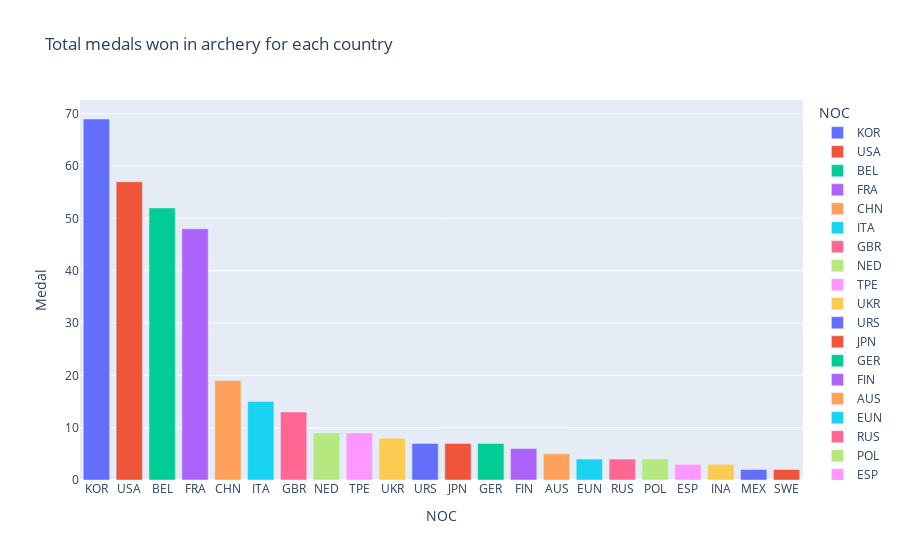

Notebook source saved alongside this figure:
### Code cell
archery = (df["Sport"] == "Archery") & (df["Medal"].notna())
df[archery].head()

medals_in_archery = df[archery].groupby("NOC")[["Medal"]].count().sort_values(by="Medal", ascending=False).reset_index()

fig = px.bar(medals_in_archery,
            x="NOC",
            y="Medal",
            color="NOC", 
            title= "Total medals won in archery for each country")

fig.show()

### Figure 1 — Plotly figure (JSON) as saved in the notebook; plotly's stock layout.template omitted (floating-point values rounded to 4 significant figures)
{"data": [{"alignmentgroup": "True", "hovertemplate": "NOC=%{x}<br>Medal=%{y}<extra></extra>", "legendgroup": "KOR", "marker": {"color": "#636efa", "pattern": {"shape": ""}}, "name": "KOR", "offsetgroup": "KOR", "orientation": "v", "showlegend": true, "textposition": "auto", "type": "bar", "x": ["KOR"], "xaxis": "x", "y": [69], "yaxis": "y"}, {"alignmentgroup": "True", "hovertemplate": "NOC=%{x}<br>Medal=%{y}<extra></extra>", "legendgroup": "USA", "marker": {"color": "#EF553B", "pattern": {"shape": ""}}, "name": "USA", "offsetgroup": "USA", "orientation": "v", "showlegend": true, "textposition": "auto", "type": "bar", "x": ["USA"], "xaxis": "x", "y": [57], "yaxis": "y"}, {"alignmentgroup": "True", "hovertemplate": "NOC=%{x}<br>Medal=%{y}<extra></extra>", "legendgroup": "BEL", "marker": {"color": "#00cc96", "pattern": {"shape": ""}}, "name": "BEL", "offsetgroup": "BEL", "orientation": "v", "showlegend": true, "textposition": "auto", "type": "bar", "x": ["BEL"], "xaxis": "x", "y": [52], "yaxis": "y"}, {"alignmentgroup": "True", "hovertemplate": "NOC=%{x}<br>Medal=%{y}<extra></extra>", "legendgroup": "FRA", "marker": {"color": "#ab63fa", "pattern": {"shape": ""}}, "name": "FRA", "offsetgroup": "FRA", "orientation": "v", "showlegend": true, "textposition": "auto", "type": "bar", "x": ["FRA"], "xaxis": "x", "y": [48], "yaxis": "y"}, {"alignmentgroup": "True", "hovertemplate": "NOC=%{x}<br>Medal=%{y}<extra></extra>", "legendgroup": "CHN", "marker": {"color": "#FFA15A", "pattern": {"shape": ""}}, "name": "CHN", "offsetgroup": "CHN", "orientation": "v", "showlegend": true, "textposition": "auto", "type": "bar", "x": ["CHN"], "xaxis": "x", "y": [19], "yaxis": "y"}, {"alignmentgroup": "True", "hovertemplate": "NOC=%{x}<br>Medal=%{y}<extra></extra>", "legendgroup": "ITA", "marker": {"color": "#19d3f3", "pattern": {"shape": ""}}, "name": "ITA", "offsetgroup": "ITA", "orientation": "v", "showlegend": true, "textposition": "auto", "type": "bar", "x": ["ITA"], "xaxis": "x", "y": [15], "yaxis": "y"}, {"alignmentgroup": "True", "hovertemplate": "NOC=%{x}<br>Medal=%{y}<extra></extra>", "legendgroup": "GBR", "marker": {"color": "#FF6692", "pattern": {"shape": ""}}, "name": "GBR", "offsetgroup": "GBR", "orientation": "v", "showlegend": true, "textposition": "auto", "type": "bar", "x": ["GBR"], "xaxis": "x", "y": [13], "yaxis": "y"}, {"alignmentgroup": "True", "hovertemplate": "NOC=%{x}<br>Medal=%{y}<extra></extra>", "legendgroup": "NED", "marker": {"color": "#B6E880", "pattern": {"shape": ""}}, "name": "NED", "offsetgroup": "NED", "orientation": "v", "showlegend": true, "textposition": "auto", "type": "bar", "x": ["NED"], "xaxis": "x", "y": [9], "yaxis": "y"}, {"alignmentgroup": "True", "hovertemplate": "NOC=%{x}<br>Medal=%{y}<extra></extra>", "legendgroup": "TPE", "marker": {"color": "#FF97FF", "pattern": {"shape": ""}}, "name": "TPE", "offsetgroup": "TPE", "orientation": "v", "showlegend": true, "textposition": "auto", "type": "bar", "x": ["TPE"], "xaxis": "x", "y": [9], "yaxis": "y"}, {"alignmentgroup": "True", "hovertemplate": "NOC=%{x}<br>Medal=%{y}<extra></extra>", "legendgroup": "UKR", "marker": {"color": "#FECB52", "pattern": {"shape": ""}}, "name": "UKR", "offsetgroup": "UKR", "orientation": "v", "showlegend": true, "textposition": "auto", "type": "bar", "x": ["UKR"], "xaxis": "x", "y": [8], "yaxis": "y"}, {"alignmentgroup": "True", "hovertemplate": "NOC=%{x}<br>Medal=%{y}<extra></extra>", "legendgroup": "URS", "marker": {"color": "#636efa", "pattern": {"shape": ""}}, "name": "URS", "offsetgroup": "URS", "orientation": "v", "showlegend": true, "textposition": "auto", "type": "bar", "x": ["URS"], "xaxis": "x", "y": [7], "yaxis": "y"}, {"alignmentgroup": "True", "hovertemplate": "NOC=%{x}<br>Medal=%{y}<extra></extra>", "legendgroup": "JPN", "marker": {"color": "#EF553B", "pattern": {"shape": ""}}, "name": "JPN", "offsetgroup": "JPN", "orientation": "v", "showlegend": true, "textposition": "auto", "type": "bar", "x": ["JPN"], "xaxis": "x", "y": [7], "yaxis": "y"}, {"alignmentgroup": "True", "hovertemplate": "NOC=%{x}<br>Medal=%{y}<extra></extra>", "legendgroup": "GER", "marker": {"color": "#00cc96", "pattern": {"shape": ""}}, "name": "GER", "offsetgroup": "GER", "orientation": "v", "showlegend": true, "textposition": "auto", "type": "bar", "x": ["GER"], "xaxis": "x", "y": [7], "yaxis": "y"}, {"alignmentgroup": "True", "hovertemplate": "NOC=%{x}<br>Medal=%{y}<extra></extra>", "legendgroup": "FIN", "marker": {"color": "#ab63fa", "pattern": {"shape": ""}}, "name": "FIN", "offsetgroup": "FIN", "orientation": "v", "showlegend": true, "textposition": "auto", "type": "bar", "x": ["FIN"], "xaxis": "x", "y": [6], "yaxis": "y"}, {"alignmentgroup": "True", "hovertemplate": "NOC=%{x}<br>Medal=%{y}<extra></extra>", "legendgroup": "AUS", "marker": {"color": "#FFA15A", "pattern": {"shape": ""}}, "name": "AUS", "offsetgroup": "AUS", "orientation": "v", "showlegend": true, "textposition": "auto", "type": "bar", "x": ["AUS"], "xaxis": "x", "y": [5], "yaxis": "y"}, {"alignmentgroup": "True", "hovertemplate": "NOC=%{x}<br>Medal=%{y}<extra></extra>", "legendgroup": "EUN", "marker": {"color": "#19d3f3", "pattern": {"shape": ""}}, "name": "EUN", "offsetgroup": "EUN", "orientation": "v", "showlegend": true, "textposition": "auto", "type": "bar", "x": ["EUN"], "xaxis": "x", "y": [4], "yaxis": "y"}, {"alignmentgroup": "True", "hovertemplate": "NOC=%{x}<br>Medal=%{y}<extra></extra>", "legendgroup": "RUS", "marker": {"color": "#FF6692", "pattern": {"shape": ""}}, "name": "RUS", "offsetgroup": "RUS", "orientation": "v", "showlegend": true, "textposition": "auto", "type": "bar", "x": ["RUS"], "xaxis": "x", "y": [4], "yaxis": "y"}, {"alignmentgroup": "True", "hovertemplate": "NOC=%{x}<br>Medal=%{y}<extra></extra>", "legendgroup": "POL", "marker": {"color": "#B6E880", "pattern": {"shape": ""}}, "name": "POL", "offsetgroup": "POL", "orientation": "v", "showlegend": true, "textposition": "auto", "type": "bar", "x": ["POL"], "xaxis": "x", "y": [4], "yaxis": "y"}, {"alignmentgroup": "True", "hovertemplate": "NOC=%{x}<br>Medal=%{y}<extra></extra>", "legendgroup": "ESP", "marker": {"color": "#FF97FF", "pattern": {"shape": ""}}, "name": "ESP", "offsetgroup": "ESP", "orientation": "v", "showlegend": true, "textposition": "auto", "type": "bar", "x": ["ESP"], "xaxis": "x", "y": [3], "yaxis": "y"}, {"alignmentgroup": "True", "hovertemplate": "NOC=%{x}<br>Medal=%{y}<extra></extra>", "legendgroup": "INA", "marker": {"color": "#FECB52", "pattern": {"shape": ""}}, "name": "INA", "offsetgroup": "INA", "orientation": "v", "showlegend": true, "textposition": "auto", "type": "bar", "x": ["INA"], "xaxis": "x", "y": [3], "yaxis": "y"}, {"alignmentgroup": "True", "hovertemplate": "NOC=%{x}<br>Medal=%{y}<extra></extra>", "legendgroup": "MEX", "marker": {"color": "#636efa", "pattern": {"shape": ""}}, "name": "MEX", "offsetgroup": "MEX", "orientation": "v", "showlegend": true, "textposition": "auto", "type": "bar", "x": ["MEX"], "xaxis": "x", "y": [2], "yaxis": "y"}, {"alignmentgroup": "True", "hovertemplate": "NOC=%{x}<br>Medal=%{y}<extra></extra>", "legendgroup": "SWE", "marker": {"color": "#EF553B", "pattern": {"shape": ""}}, "name": "SWE", "offsetgroup": "SWE", "orientation": "v", "showlegend": true, "textposition": "auto", "type": "bar", "x": ["SWE"], "xaxis": "x", "y": [2], "yaxis": "y"}], "layout": {"barmode": "relative", "legend": {"title": {"text": "NOC"}, "tracegroupgap": 0}, "title": {"text": "Total medals won in archery for each country"}, "xaxis": {"anchor": "y", "categoryarray": ["KOR", "USA", "BEL", "FRA", "CHN", "ITA", "GBR", "NED", "TPE", "UKR", "URS", "JPN", "GER", "FIN", "AUS", "EUN", "RUS", "POL", "ESP", "INA", "MEX", "SWE"], "categoryorder": "array", "domain": [0, 1], "title": {"text": "NOC"}}, "yaxis": {"anchor": "x", "domain": [0, 1], "title": {"text": "Medal"}}}}
